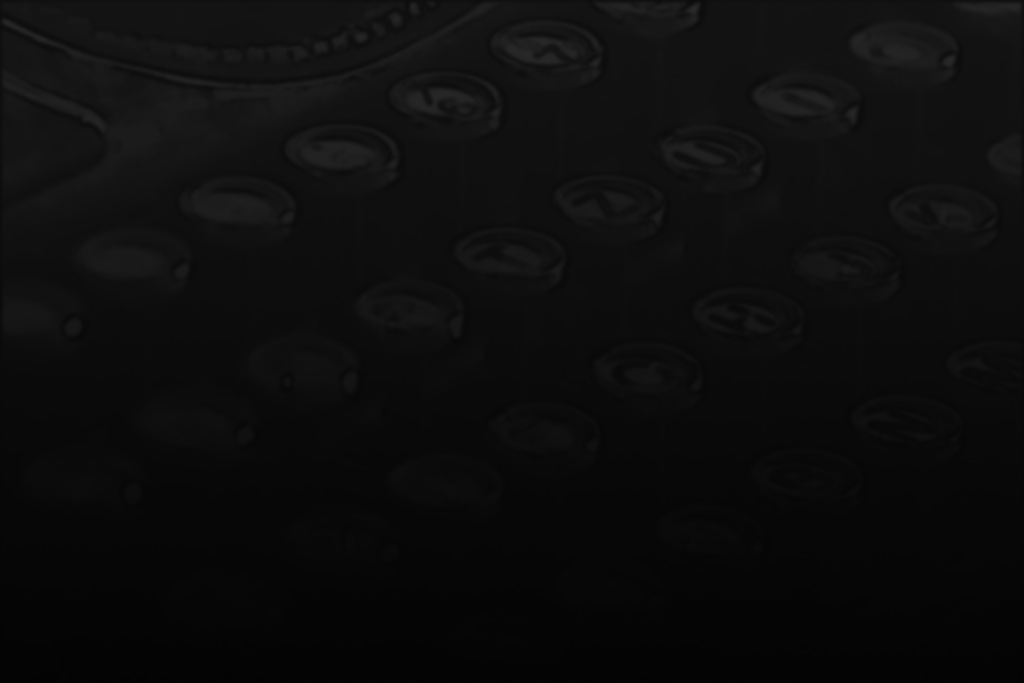
#> input picture images/bg.jpg, 1024 x 683 px
$ python image_finder.py ../images/bg.jpg   (older library calls are emulated)
#> lines starting #> are read from the running program, lines starting #| are printed output that depends on the picture
### cgi-bin/utils.py
# utils.py
"""
Script for Project of WSE Spring 2016
by Youngsun Kim (youngsun.kim@nyu.edu) May 2016
"""

import numpy as np
from scipy.signal import fftconvolve
from scipy import misc, ndimage
# import matplotlib.pyplot as plt
import urllib2
import cStringIO
from PIL import Image

from morlet_wavelet import Morlet
import np_arraypad

import warnings
warnings.filterwarnings("ignore")


sigmas = np.array([3, 6])
sigmas_size = sigmas.size
max_phim = 4
phims = np.linspace(0, 1, max_phim, endpoint=False)
phims_size = len(phims)
xi = 4


def calc_dist(v1, v2):
    return np.linalg.norm(v1 - v2)


def generate_wavelets():
    mw = []
    for pi in range(0, phims_size):
        phim = phims[pi]
        phi = np.pi * phim
        for si in range(0, sigmas_size):
            sigma = sigmas[si]
            kernel_size = np.ceil(3 * sigma)
            mw.append(
                Morlet(kernel_size, phi, sigma, xi).wavelet()
            )
    return mw


# [18 lines left out: function subsample, not called in this run]

def get_network_vector_str(image, mw):
    vs = get_network_vector(image, mw)
    return ' '.join(map(str, vs))


def get_network_vector(image, mw):
    # [19 lines left out: function get_network_vector, not called in this run]

def get_network_vectors(images, mw):
    # [6 lines left out: function get_network_vectors, not called in this run]

def reshape_arr(arr, new_len):
    # [10 lines left out: function reshape_arr, not called in this run]

def rgb2gray(rgb):
    return np.dot(rgb[..., :3], [0.299, 0.587, 0.114])


def read_image_from_link(link):
    img_src = cStringIO.StringIO(urllib2.urlopen(link).read())
#> called with link = '../images/bg.jpg'
    return misc.fromimage(Image.open(img_src))

#> returned value is the input picture: shape (683, 1024, 3); min 2, max 42, mean 12.9

def load_image_from_link(link):
    img = read_image_from_link(link)
    rgb_avg = calculate_rgb_avg(img)
    return resize_image(img), rgb_avg


def load_image(file_name):
    # [4 lines left out: function load_image, not called in this run]

def calculate_rgb_avg(img_arr):
    rgb_avg = np.zeros(3)
    if len(img_arr.shape) < 3:
        rgb_avg[:] = img_arr.sum() / (img_arr.shape[0] * img_arr.shape[1])
    else:
        div = img_arr.shape[0] * img_arr.shape[1]
        for idx in range(0, 3):
#> div = 699392
            rgb_avg[idx] = img_arr[:, :, idx].sum() / div
    return rgb_avg
#> after the loop, rgb_avg = [12, 12, 12]


def resize_image(img, size=0):
    if len(img.shape) < 3:
#> called with size = 0
        img_width, img_height = img.shape
    else:
        img_width, img_height, _ = img.shape
    if size > 0:
#> img_width = 683; img_height = 1024
        max_size = size
    else:
        max_size = 100.0
    img_height = int(np.round(img_height * (float(max_size) / img_width)))
    img_width = int(max_size)
#> img_height = 150
    return misc.imresize(img, (img_width, img_height))

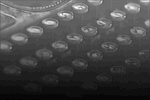
#> returned value: shape (100, 150, 3); min 3, max 38, mean 12.9; drawn with min black and max white

def median_filter(img, level=2):
    return ndimage.median_filter(img, level)


def fft_convolve(img, kernel):
    # [6 lines left out: function fft_convolve, not called in this run]

# [52 lines of commented-out code are left out]

### cgi-bin/image_finder.py
# image_finder.py
"""
Script for Project of WSE Spring 2016
by Youngsun Kim (youngsun.kim@nyu.edu) May 2016
"""

import sys
import urllib2

from db_manager import DBManager
import utils


def script_main():
    is_valid, img_link = handle_arguments()

    # result options

    # good
    # https://pixabay.com/static/uploads/photo/2016/05/01/20/47/sunset-1365884_960_720.jpg
    # https://pixabay.com/static/uploads/photo/2015/05/26/19/40/chair-in-field-785232_960_720.jpg
    # https://pixabay.com/static/uploads/photo/2013/08/26/09/24/field-175959_960_720.jpg
    # https://pixabay.com/static/uploads/photo/2013/08/22/19/18/rose-174817_960_720.jpg
    # https://upload.wikimedia.org/wikipedia/commons/6/69/Seagull_flying_(4).jpg

    # existing images
    # https://pixabay.com/static/uploads/photo/2016/04/29/12/52/girl-1360843_960_720.jpg
    # https://pixabay.com/static/uploads/photo/2016/04/29/12/54/girl-1360872_960_720.jpg

    # not good
    # https://pixabay.com/static/uploads/photo/2015/02/04/08/03/baby-623417_960_720.jpg

    if not is_valid:
        target_link = 'https://static.pexels.com/photos/3948/field-meadow-flower-pink.jpg'
        print('Invalid arguments: show an example with a sample link %s' % target_link)
        # return
    else:
        target_link = img_link

    results = find_images(target_link)
    for rst in results:
        print(rst)


def get_random_rows():
    db = DBManager('images.db')
    db.init_database()
    rows = db.get_random_rows().fetchall()
    db.close()
    return len(rows), rows


def find_images(target_link):
    try:
        img = utils.load_image_from_link(target_link)
    except urllib2.URLError:
        # print('URL Error: %s' % target_link)
        return
    except urllib2.HTTPError:
        # print('Connection Error: %s' % target_link)
        return
    except:
        # print('Unexpected connection error: %s' % target_link)
        return

    nv_str = utils.get_network_vector_str(img, utils.generate_wavelets())

    rst_imgs = []
    rst_imgs.append(img[0])

    # print('find images')
    db = DBManager('images.db')
    db.init_database()
    rows_in_order = db.get_rows_by_order(nv_str)

    results = []
    counter = 0
    for row in rows_in_order:
        results.append((counter, row[0], row[1], row[2]))
        # rst_imgs.append(utils.read_image_from_link(row[0]))
        counter += 1
        if counter >= 100:
            break
    db.close()
    # show_final_results(rst_imgs)

    return results


def show_final_results(rst_imgs):
    import matplotlib.pyplot as plt
    utils.init_figure_with_idx(0)
    max_col = 6
    max_row = int(len(rst_imgs) / max_col)
    if len(rst_imgs) % max_col != 0:
        max_row += 1
    max_row = 5
    p_idx = 1
    for ri in rst_imgs:
        utils.imshow_in_subplot(max_row, max_col, p_idx, ri)
        p_idx += 1
        if p_idx > max_col * max_row:
            break
    plt.show()


def handle_arguments():
    img_link = ''
    is_valid = True
    if len(sys.argv) == 2:
        img_link = sys.argv[1]
        if len(img_link) == 0:
            is_valid = False
        else:
            if img_link.endswith('jpg') or img_link.endswith('jpeg') or img_link.endswith('png'):
                is_valid = True
            else:
                is_valid = False
    else:
        is_valid = False

    return is_valid, img_link


if __name__ == '__main__':
    script_main()
#> (the call stopped at in generate_wavelets, `mw.append( Morlet(kernel_size, phi, sigma, xi).wavelet() )`: morlet_wavelet is not available in this run)

# End of script
